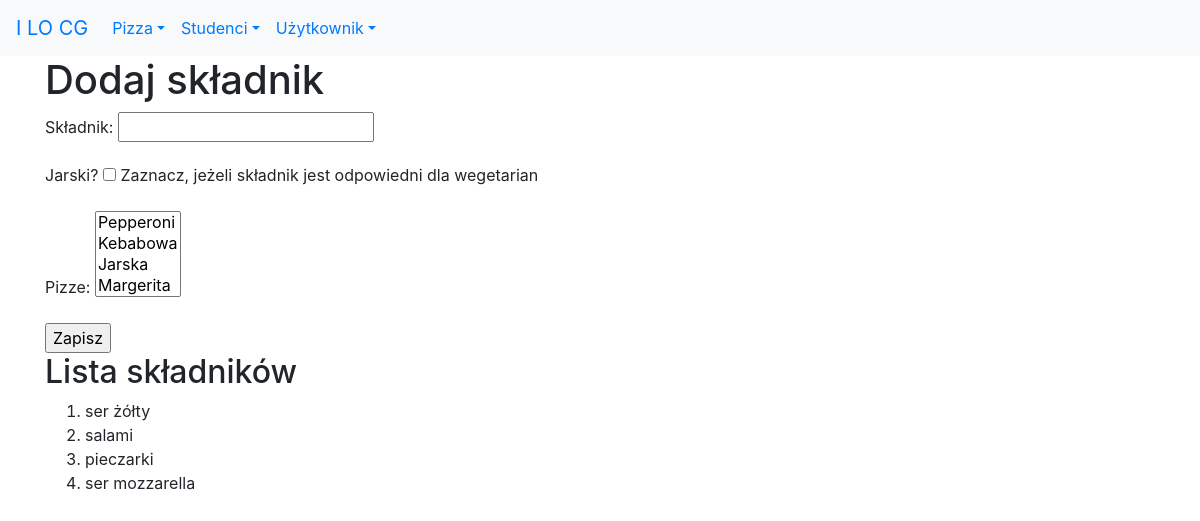
Page /pizza/skladnik/dodaj on the earlier database version.
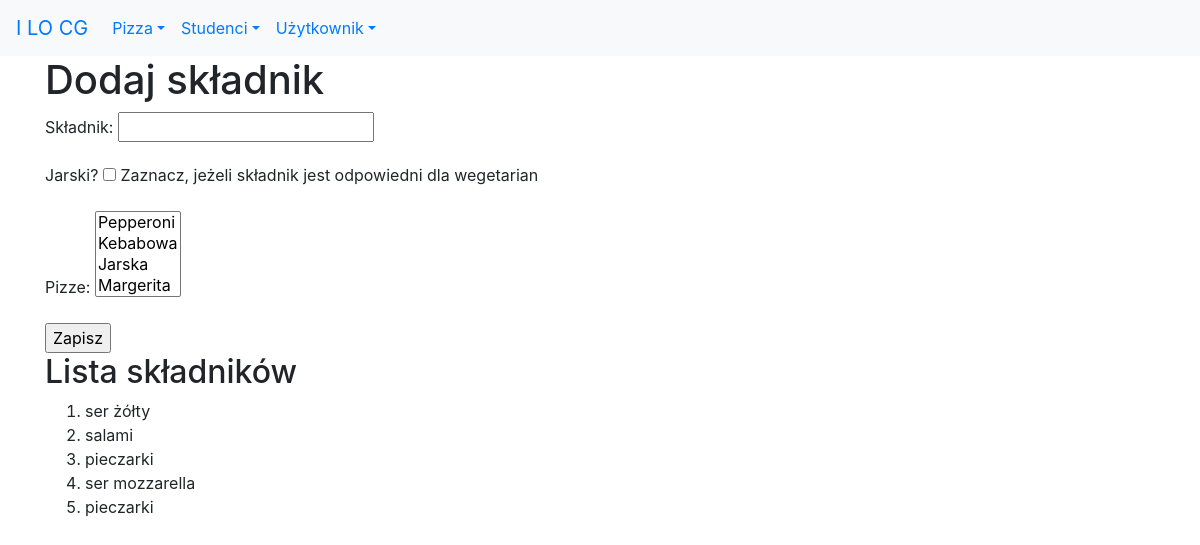
Same page on the later database version.
### pizza/models.py (models this page shows, shortened)
class Skladnik(models.Model):
    pizze = models.ManyToManyField(Pizza, related_name='skladniki')
    nazwa = models.CharField(verbose_name='składnik', max_length=30)
    jarski = models.BooleanField(
        verbose_name='jarski?',
        help_text='Zaznacz, jeżeli składnik jest odpowiedni dla wegetarian',
        default=False)
    class Meta:
        verbose_name_plural = "skladniki"

### pizza/views.py (the view)
# urls.py: path('skladnik/dodaj', views.dodajSkladnik, name='skladnik_add'),
def dodajSkladnik(request):
    if request.method == 'POST':
        form = SkladnikForm(request.POST)
        if form.is_valid():
            print(form.cleaned_data)
            s = Skladnik(
                nazwa=form.cleaned_data['nazwa'],
                jarski=form.cleaned_data['jarski']
            )
            s.save()
            messages.success(request, "Dodano składnik!")
            return redirect(reverse('pizza:index'))
    else:
        form = SkladnikForm()
    skladniki = Skladnik.objects.all()
    kontekst = {'skladniki': skladniki, 'form': form}
    return render(request,'pizza/skladnikform.html', kontekst)

### pizza/forms.py
class SkladnikForm(ModelForm):
    class Meta:
        model = Skladnik
        fields = ('nazwa', 'jarski', 'pizze', )

### pizza/models.py (called while the page is built)
    def __str__(self):
        return self.nazwa

### pizza/templates/pizza/skladnikform.html (shortened to what this page needs)
{% extends 'szablon.html' %}
{% block naglowek %}Dodaj składnik{% endblock naglowek %}
{% block tresc %}
    <form method="post">
        {{ form.as_p }}
        <input type="submit" value="Zapisz">
    </form>
    <h2>Lista składników</h2>
<ol>
    {% for skladnik in skladniki %}
        <li>{{ skladnik.nazwa }}</li>
    {% endfor %}
</ol>
{% endblock tresc %}

Differences in the rows shown:
added Skladnik: nazwa "pieczarki"
